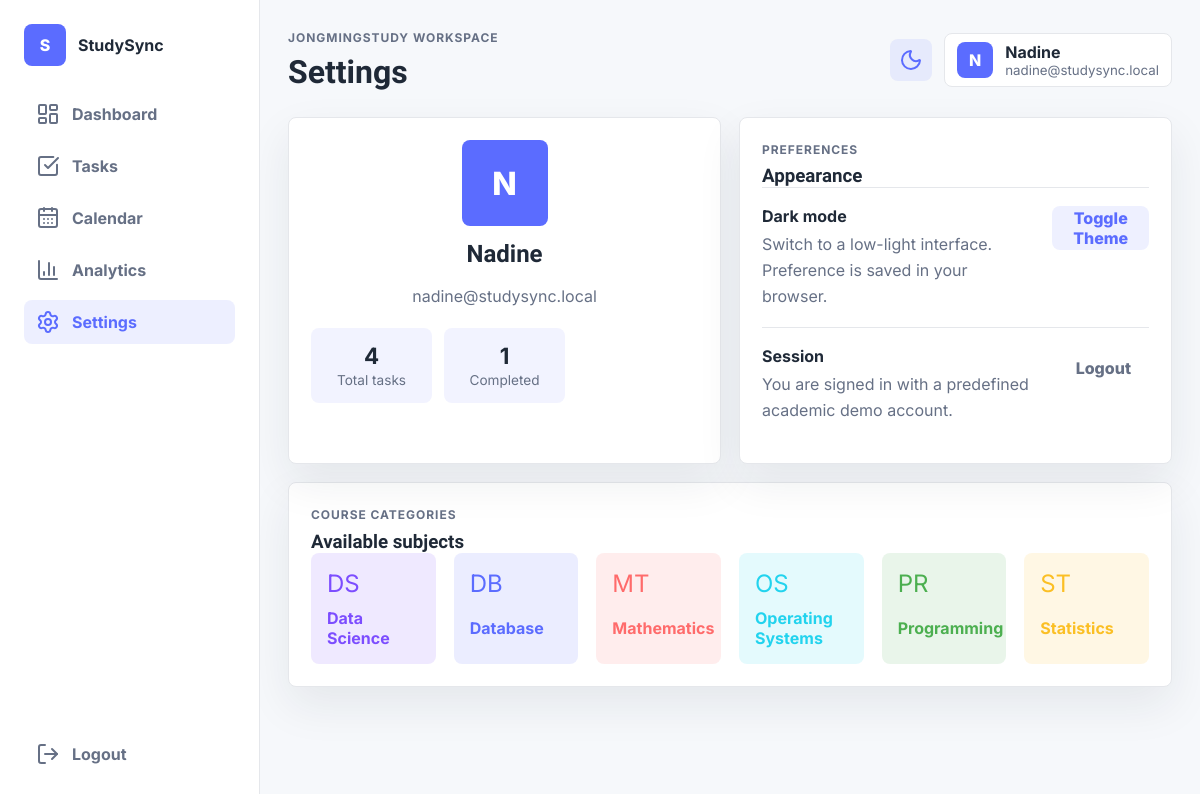
The page /settings.php (signed in) on the database its author committed.
### tables this page shows
CREATE TABLE users (
    id INT AUTO_INCREMENT PRIMARY KEY,
    name VARCHAR(50) NOT NULL UNIQUE,
    email VARCHAR(100) NOT NULL UNIQUE,
    password VARCHAR(100) NOT NULL,
    avatar_color VARCHAR(20) NOT NULL,
    created_at TIMESTAMP DEFAULT CURRENT_TIMESTAMP
);

CREATE TABLE categories (
    id INT AUTO_INCREMENT PRIMARY KEY,
    name VARCHAR(80) NOT NULL UNIQUE,
    icon VARCHAR(10) NOT NULL,
    color VARCHAR(20) NOT NULL
);

### includes/helpers.php (called while the page is built, shortened)
<?php
function e(string $value): string
{
    return htmlspecialchars($value, ENT_QUOTES, 'UTF-8');
}
function task_status(array $task): string
{
    if ($task['status'] === 'Completed') {
        return 'Completed';
    }
    return $task['status'];
}
function get_user_tasks(PDO $pdo, int $userId): array
{
    $stmt = $pdo->prepare(
        'SELECT tasks.*, categories.name AS category_name, categories.icon, categories.color
         FROM tasks
         JOIN categories ON tasks.category_id = categories.id
         WHERE tasks.user_id = ?
         ORDER BY tasks.deadline ASC'
    );
    $stmt->execute([$userId]);
    return $stmt->fetchAll();
}
function get_categories(PDO $pdo): array
{
    return $pdo->query('SELECT * FROM categories ORDER BY name')->fetchAll();
}

### includes/auth.php (called while the page is built, shortened)
<?php
require_once __DIR__ . '/db.php';
function is_logged_in(): bool
{
    return isset($_SESSION['user_id']);
}
function current_user(): ?array
{
    global $pdo;
    $stmt = $pdo->prepare('SELECT id, name, email, avatar_color FROM users WHERE id = ?');
    $stmt->execute([$_SESSION['user_id']]);
    return $stmt->fetch() ?: null;
}

### settings.php (the view)
<?php
$pageTitle = 'Settings';
require_once __DIR__ . '/includes/header.php';
$tasks = get_user_tasks($pdo, (int) $user['id']);
$completed = count(array_filter($tasks, fn($task) => task_status($task) === 'Completed'));
?>
<section class="content-grid two-columns">
    <div class="card profile-card-large">
        <div class="profile-avatar" style="background: <?php echo e($user['avatar_color']); ?>"><?php echo e(substr($user['name'], 0, 1)); ?></div>
        <h2><?php echo e($user['name']); ?></h2>
        <p><?php echo e($user['email']); ?></p>
        <div class="stats-row">
            <div><strong><?php echo count($tasks); ?></strong><span>Total tasks</span></div>
            <div><strong><?php echo $completed; ?></strong><span>Completed</span></div>
        </div>
    </div>
    <div class="card settings-card">
        <div class="section-heading">
            <div>
                <p class="eyebrow">Preferences</p>
                <h3>Appearance</h3>
            </div>
        </div>
        <div class="setting-row">
            <div>
                <strong>Dark mode</strong>
                <p>Switch to a low-light interface. Preference is saved in your browser.</p>
            </div>
            <button class="btn btn-secondary" id="settingsThemeToggle" type="button">Toggle Theme</button>
        </div>
        <div class="setting-row">
            <div>
                <strong>Session</strong>
                <p>You are signed in with a predefined academic demo account.</p>
            </div>
            <a class="btn btn-ghost" href="php/logout.php">Logout</a>
        </div>
    </div>
</section>
<section class="card">
    <div class="section-heading">
        <div>
            <p class="eyebrow">Course categories</p>
            <h3>Available subjects</h3>
        </div>
    </div>
    <div class="category-grid">
        <?php foreach (get_categories($pdo) as $category): ?>
            <div class="category-card" style="--tag-color: <?php echo e($category['color']); ?>">
                <span><?php echo e($category['icon']); ?></span>
                <strong><?php echo e($category['name']); ?></strong>
            </div>
        <?php endforeach; ?>
    </div>
</section>
<?php include __DIR__ . '/includes/footer.php'; ?>

### includes/header.php (shortened to what this page needs)
<?php
require_once __DIR__ . '/auth.php';
require_once __DIR__ . '/helpers.php';
$user = current_user();
$pageTitle = $pageTitle ?? 'JONGMINGStudy';
?>
<!DOCTYPE html>
<html lang="en">
<head>
    <link rel="stylesheet" href="css/style.css">
</head>
<body>
    <div class="app-shell">
        <?php include __DIR__ . '/sidebar.php'; ?>
        <main class="main-content">
            <header class="topbar">
                <div>
                    <p class="eyebrow">JONGMINGStudy workspace</p>
                    <h1><?php echo e($pageTitle); ?></h1>
                </div>
                <div class="topbar-actions">
                    <button class="icon-btn" id="themeToggle" type="button" aria-label="Toggle dark mode">
                        <i data-lucide="moon"></i>
                    </button>
                    <div class="profile-chip">
                        <span style="background: <?php echo e($user['avatar_color']); ?>"><?php echo e(substr($user['name'], 0, 1)); ?></span>
                        <div>
                            <strong><?php echo e($user['name']); ?></strong>
                            <small><?php echo e($user['email']); ?></small>
                        </div>
                    </div>
                </div>
            </header>

### css/style.css (style rules this page uses)
:root { --bg: #F6F8FB; --card: #FFFFFF; --primary: #5B6CFF; --accent: #7C4DFF; --text: #1F2937; --muted: #667085; --border: #E5E7EB; --red: #FF6B6B; --green: #4CAF50; --yellow: #FBBF24; --shadow: 0 18px 45px rgba(31, 41, 55, 0.08); }
* { box-sizing: border-box; }
body { margin: 0; min-height: 100vh; background: var(--bg); color: var(--text); font-family: "Inter", sans-serif; }
h1, h2, h3 { margin: 0; font-family: "Plus Jakarta Sans", sans-serif; letter-spacing: 0; }
p { color: var(--muted); line-height: 1.6; }
a { color: inherit; text-decoration: none; }
button, input, select, textarea { font: inherit; }
.login-preview span, .demo-users p, .eyebrow { display: block; margin: 0 0 6px; color: var(--muted); font-size: 0.75rem; font-weight: 700; letter-spacing: 0.08em; text-transform: uppercase; }
.login-card-header, .section-heading, .page-actions, .topbar, .task-card-top, .task-meta, .task-actions, .setting-row { display: flex; align-items: center; justify-content: space-between; gap: 16px; }
.btn, .icon-btn { display: inline-flex; align-items: center; justify-content: center; gap: 8px; border: 0; border-radius: 8px; cursor: pointer; transition: transform 0.18s ease, box-shadow 0.18s ease, background 0.18s ease; }
.btn { min-height: 44px; padding: 0 18px; font-weight: 800; }
.btn-secondary, .btn-light { background: rgba(91, 108, 255, 0.1); color: var(--primary); }
.btn-ghost { background: transparent; color: var(--muted); }
.icon-btn { width: 42px; height: 42px; background: rgba(91, 108, 255, 0.1); color: var(--primary); }
.app-shell { display: grid; grid-template-columns: 260px 1fr; min-height: 100vh; }
.main-content { padding: 28px; }
.topbar { margin-bottom: 26px; }
.topbar h1 { font-size: 2rem; }
.topbar-actions { display: flex; align-items: center; gap: 12px; }
.profile-chip { display: flex; align-items: center; gap: 12px; padding: 8px 12px; border: 1px solid var(--border); border-radius: 8px; background: var(--card); }
.profile-chip span, .profile-avatar { display: grid; place-items: center; color: white; font-weight: 800; }
.profile-chip span { width: 36px; height: 36px; border-radius: 8px; }
.profile-chip small { display: block; color: var(--muted); }
.card, .welcome-card, .metric-card, .task-card { border: 1px solid var(--border); border-radius: 8px; background: var(--card); box-shadow: var(--shadow); }
.card { padding: 22px; }
.content-grid, .stats-grid, .task-board, .category-grid { display: grid; gap: 18px; }
.two-columns { grid-template-columns: repeat(2, minmax(0, 1fr)); margin-bottom: 18px; }
.stats-row { display: grid; grid-template-columns: repeat(3, 1fr); gap: 12px; margin-top: 18px; }
.stats-row div { padding: 14px; border-radius: 8px; background: rgba(91, 108, 255, 0.08); }
.stats-row strong { display: block; font-size: 1.4rem; }
.stats-row span { color: var(--muted); font-size: 0.85rem; }
.profile-card-large { text-align: center; }
.profile-avatar { width: 86px; height: 86px; margin: 0 auto 14px; border-radius: 8px; font-size: 2rem; }
.setting-row { align-items: flex-start; padding: 18px 0; border-top: 1px solid var(--border); }
.setting-row p { margin: 6px 0 0; }
.category-grid { grid-template-columns: repeat(6, minmax(0, 1fr)); }
.category-card { display: grid; gap: 10px; padding: 16px; border-radius: 8px; color: var(--tag-color); background: color-mix(in srgb, var(--tag-color) 12%, transparent); }
.category-card span { font-size: 1.5rem; }

### rows shown on the page
users: name "N", name "Nadine", email "nadine@studysync.local"
categories: icon "DS", name "Data Science"
categories: icon "DB", name "Database"
categories: icon "MT", name "Mathematics"
categories: icon "OS", name "Operating Systems"
categories: icon "PR", name "Programming"
categories: icon "ST", name "Statistics"

### other values the page prints
$item['label'] "Dashboard"
$item['label'] "Tasks"
$item['label'] "Calendar"
$item['label'] "Analytics"
$item['label'] "Settings"
$pageTitle "Settings"
count($tasks) "4"
$completed "1"
